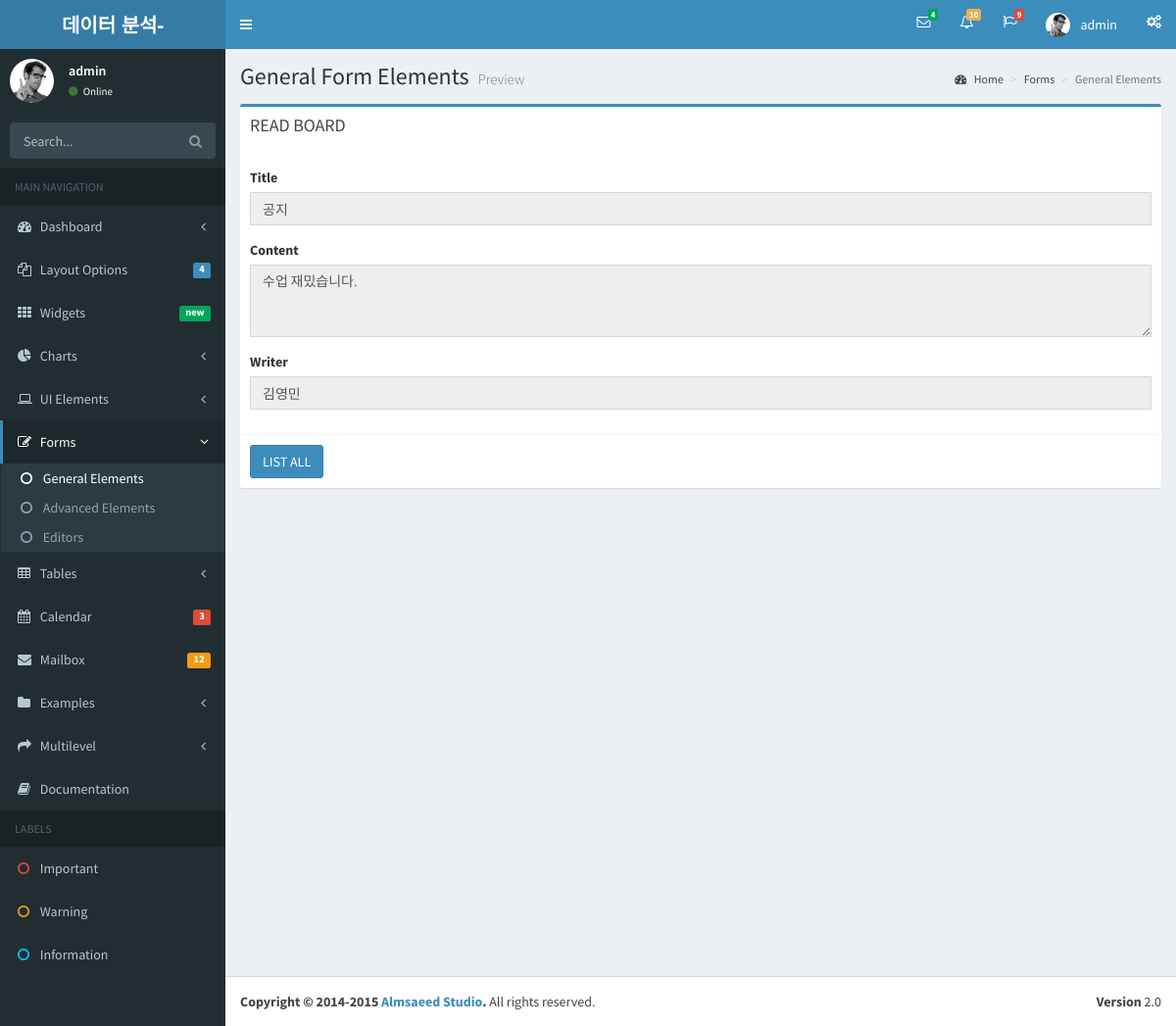
The page /bbs/bbs_read/1 (signed in) on the database its author committed.
### BbsApp/models.py (models this page shows)
class Bbs(models.Model):
    title = models.CharField(max_length=100)
    writer = models.CharField(max_length=100)
    content = models.TextField()
    regdate = models.DateField(default= timezone.now)
    viewcnt = models.IntegerField(default=0)
    def __str__(self):
        return self.title

### BbsApp/views.py (the view)
# urls.py: path('bbs_read/<int:id>', views.bbsRead, name='bbs_read'),
def bbsRead(request, id) :
    print('param - ', id)
    read = Bbs.objects.get(id=id)
    read.viewcnt = read.viewcnt + 1
    read.save()
    print('read result - ', read)
    context = {'read': read,
               'name': request.session['user_name'],
               'id': request.session['user_id']}
    return render(request, 'read.html', context)

### BbsApp/templates/read.html (shortened to what this page needs)
{% include 'header.html' %}
{% block content %}
<section class="content">
	<div class="row">
		<div class="col-md-12">
			<div class="box box-primary">
				<div class="box-header">
					<h3 class="box-title">READ BOARD</h3>
				</div>
<div class="box-body">
	<div class="form-group">
		<label for="exampleInputEmail1">Title</label> <input type="text"
			name='title' class="form-control" value="{{ read.title }}"
			readonly="readonly">
	</div>
	<div class="form-group">
		<label for="exampleInputPassword1">Content</label>
		<textarea class="form-control" name="content" rows="3"
			readonly="readonly">{{ read.content }}</textarea>
	</div>
	<div class="form-group">
		<label for="exampleInputEmail1">Writer</label> <input type="text"
			name="writer" class="form-control" value="{{ read.writer }}"
			readonly="readonly">
	</div>
</div>
<div class="box-footer">
	<button id= "listBtn" type="submit" class="btn btn-primary">LIST ALL</button>
</div>
			</div>
		</div>
	</div>
</section>
</div>
{% endblock %}
{% include 'footer.html' %}

### rows shown on the page
Bbs: title "공지", content "수업 재밌습니다.", writer "김영민"

### other values the page prints
{{ name }} "admin"
